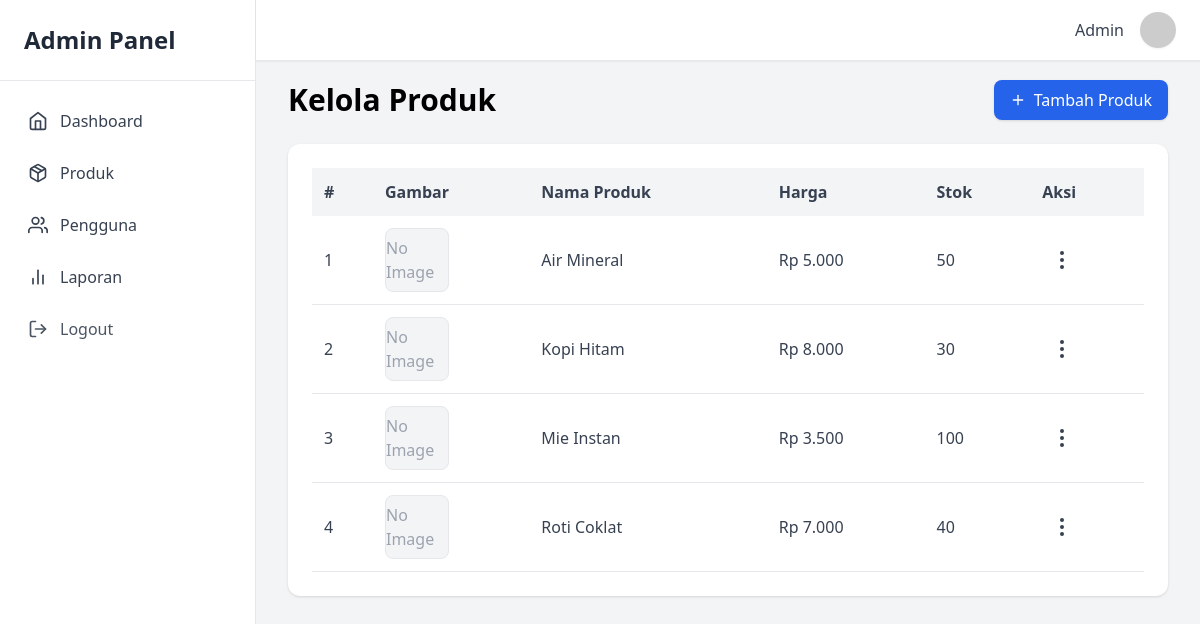
The page /dashboard/products/ui/index.php on the database its author committed.
### tables this page shows
CREATE TABLE products (
  id INT AUTO_INCREMENT PRIMARY KEY,
  name VARCHAR(150) NOT NULL,
  price INT NOT NULL,
  stock INT NOT NULL,
  image VARCHAR(255) DEFAULT NULL,
  created_at DATETIME DEFAULT CURRENT_TIMESTAMP,
  updated_at DATETIME DEFAULT CURRENT_TIMESTAMP ON UPDATE CURRENT_TIMESTAMP
);

### include/layouts/sidebar-active-logic.php (called while the page is built)
<?php
$currentPath = parse_url($_SERVER['REQUEST_URI'], PHP_URL_PATH);
$currentPath = rtrim($currentPath, '/');
function isActive($path)
{
  global $currentPath;
  $path = '/' . trim($path, '/');
  return $currentPath === $path ? 'bg-blue-100 text-blue-600' : 'text-gray-700';
}

### dashboard/products/ui/index.php (the view, shortened to what this page needs)
<!DOCTYPE html>
<html lang="en">
<head>
  <script src="https://cdn.tailwindcss.com"></script>
</head>
<body class="bg-gray-100">
  <?php include "../../../include/layouts/sidebar.php"; ?>
  <?php include "../../../include/layouts/header.php"; ?>
  <?php include "../../../include/conn.php"; ?>
  <div class="ml-64 pt-20 p-8">
    <div class="flex items-center justify-between mb-6">
      <h1 class="text-3xl font-bold">Kelola Produk</h1>
      <a href="dashboard/products/create"
        class="flex items-center gap-2 bg-blue-600 text-white px-4 py-2 rounded-lg shadow hover:bg-blue-700 transition">
        <i data-feather="plus" class="w-4"></i>
        Tambah Produk
      </a>
    </div>
    <div class="bg-white p-6 rounded-xl shadow">
      <table class="w-full border-collapse">
        <thead>
          <tr class="bg-gray-100 text-left text-gray-700">
            <th class="p-3 font-semibold">#</th>
            <th class="p-3 font-semibold">Gambar</th>
            <th class="p-3 font-semibold">Nama Produk</th>
            <th class="p-3 font-semibold">Harga</th>
            <th class="p-3 font-semibold">Stok</th>
            <th class="p-3 font-semibold">Aksi</th>
          </tr>
        </thead>
        <tbody class="text-gray-700">
          <?php
          $no = 1;
          $result = $conn->query("SELECT * FROM products ORDER BY name ASC");
          if ($result->num_rows > 0) {
            while ($row = $result->fetch_assoc()) { ?>
              <tr class="border-b hover:bg-gray-50 transition">
                <td class="p-3"><?= $no++; ?></td>
                <td class="p-3">
                  <?php if ($row['image'] && file_exists($_SERVER['DOCUMENT_ROOT'] . '/toko-daffsha-kids/' . $row['image'])): ?>
                    <img src="<?= $row['image']; ?>"
                      alt="<?= $row['name']; ?>"
                      class="w-16 h-16 object-cover rounded-lg border">
                  <?php else: ?>
                    <div class="w-16 h-16 flex items-center justify-center bg-gray-100 rounded-lg border text-gray-400">
                      <span>No Image</span>
                    </div>
                  <?php endif; ?>
                </td>
                <td class="p-3"><?= $row['name']; ?></td>
                <td class="p-3">Rp <?= number_format($row['price'], 0, ',', '.'); ?></td>
                <td class="p-3"><?= $row['stock']; ?></td>
                <td class="p-3 relative">
                  <button onclick="toggleMenu(<?= $row['id']; ?>)"
                    class="p-2 rounded hover:bg-gray-200 transition">
                    <i data-feather="more-vertical"></i>
                  </button>
                </td>
              </tr>
            <?php }
          } ?>
        </tbody>
      </table>
    </div>
  </div>
</body>
</html>

### include/layouts/sidebar.php
<?php include "sidebar-active-logic.php"; ?>
<aside class="fixed top-0 left-0 w-64 bg-white border-r border-gray-200 h-full">
  <div class="p-6 border-b border-gray-200">
    <h1 class="text-2xl font-semibold text-gray-800">Admin Panel</h1>
  </div>
  <nav class="mt-4 px-4">
    <ul class="space-y-1">
      <li>
        <a href="/toko-daffsha-kids/dashboard"
          class="flex items-center gap-3 p-3 rounded-xl transition <?php echo isActive('/toko-daffsha-kids/dashboard'); ?>">
          <i data-feather="home" class="w-5"></i>
          <span>Dashboard</span>
        </a>
      </li>
      <li>
        <a href="/toko-daffsha-kids/dashboard/products"
          class="flex items-center gap-3 p-3 rounded-xl transition <?php echo isActive('/toko-daffsha-kids/dashboard/products'); ?>">
          <i data-feather="package" class="w-5"></i>
          <span>Produk</span>
        </a>
      </li>
      <li>
        <a href="/toko-daffsha-kids/dashboard/user-managements"
          class="flex items-center gap-3 p-3 rounded-xl transition <?php echo isActive('/toko-daffsha-kids/dashboard/user-managements'); ?>">
          <i data-feather="users" class="w-5"></i>
          <span>Pengguna</span>
        </a>
      </li>
      <li>
        <a href="/admin/laporan.php"
          class="flex items-center gap-3 p-3 rounded-xl transition <?php echo isActive('laporan'); ?>">
          <i data-feather="bar-chart-2" class="w-5"></i>
          <span>Laporan</span>
        </a>
      </li>
      <li>
        <a href="/logout.php"
          class="flex items-center gap-3 p-3 text-gray-600 rounded-xl hover:bg-red-100 hover:text-red-600 transition">
          <i data-feather="log-out" class="w-5"></i>
          <span>Logout</span>
        </a>
      </li>
    </ul>
  </nav>
</aside>

### include/layouts/header.php
<header class="fixed top-0 left-64 right-0 bg-white shadow-sm border-b border-gray-200 px-6 py-3 flex items-center justify-end z-30">
  <div class="flex items-center gap-4">
    <span class="text-gray-700 font-medium">Admin</span>
    <img src="https://ui-avatars.com/api/?name=Admin&background=0D8ABC&color=fff"
      class="w-9 h-9 rounded-full shadow-sm">
  </div>
</header>

### rows shown on the page
products: shows "No Image", name "Air Mineral", price "5.000", stock "50"
products: shows "No Image", name "Kopi Hitam", price "8.000", stock "30"
products: shows "No Image", name "Mie Instan", price "3.500", stock "100"
products: shows "No Image", name "Roti Coklat", price "7.000", stock "40"
